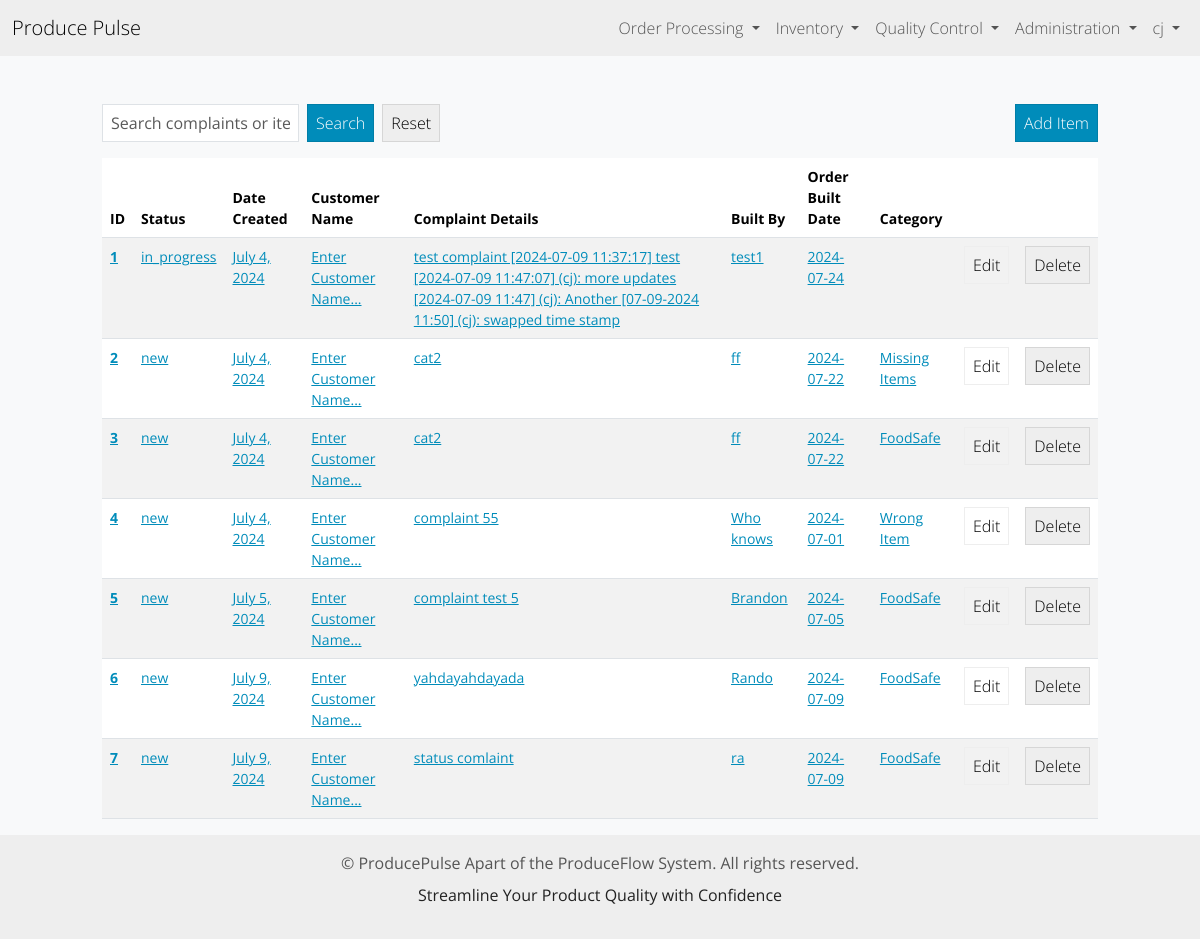
Before: /dashboard/ (signed in) with the older database file.
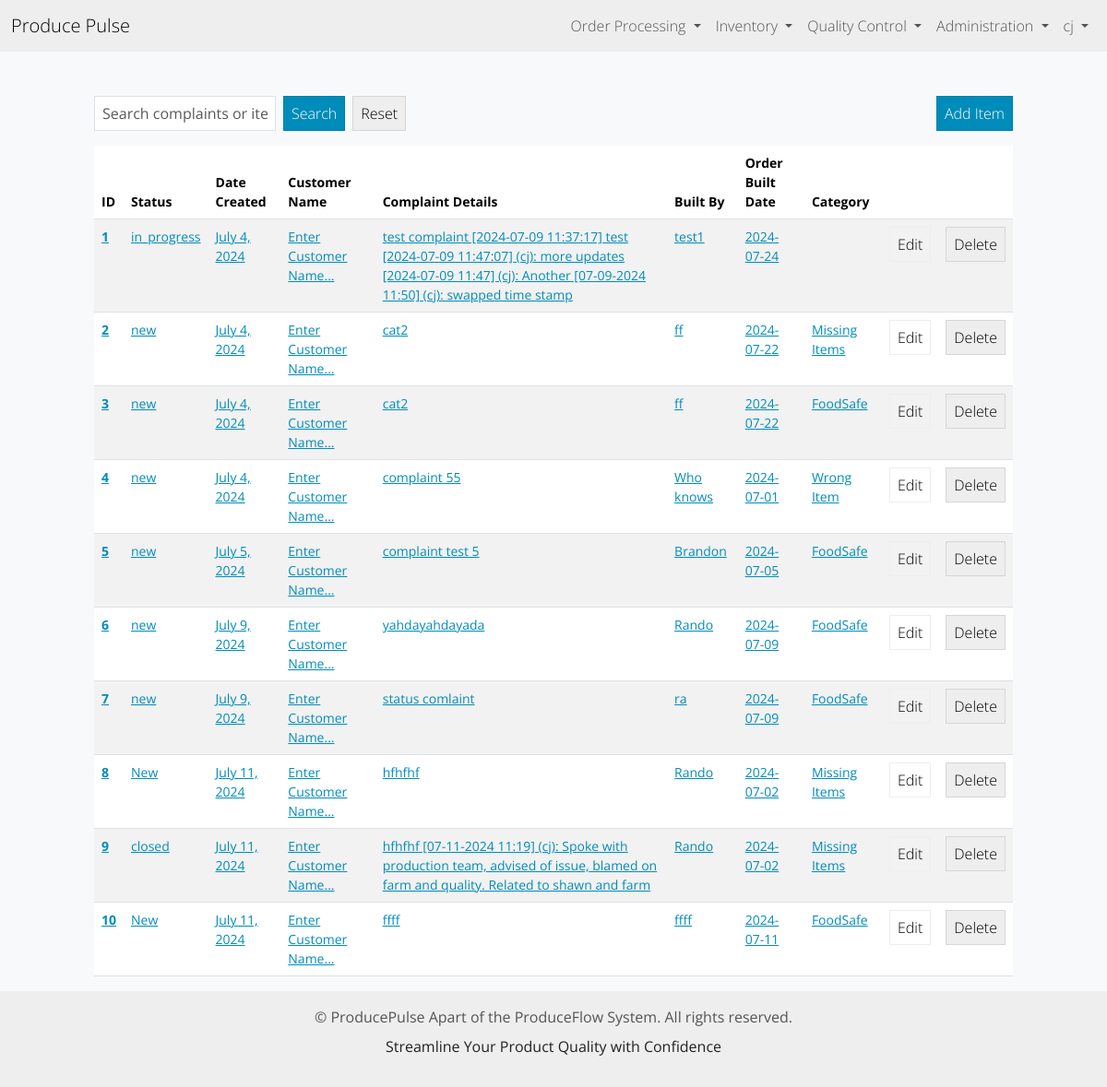
After: the same page with the newer database file.
### inventory/models.py (models this page shows, shortened)
class InventoryItem(models.Model):
    STATUS_CHOICES = [ # For Status Tagging Syste,
        ('new', 'New'),
        ('in_progress', 'In Progress'),
        ('waiting', 'Waiting'),
        ('closed', 'Closed')
    ]
    customer = models.ForeignKey(Customer, on_delete=models.CASCADE, related_name='inventory_items', null=True, blank=True) #Customer field dropdown
    status = models.CharField(max_length=20, choices=STATUS_CHOICES, default='New') #For status tagging system
    name = models.CharField(default="Enter Customer Name...", max_length=200) #Old cs name field
    complaint = models.TextField(max_length=2000, default="Enter Complaint...")
    date_complained = models.CharField(max_length=10, default="MM/DD/YYYY") #Date picker field for complained date
    category = models.ForeignKey('Category', on_delete=models.SET_NULL, blank=True, null=True) #Category dropdown
    date_created = models.DateField(auto_now_add=True) #Date created field, is timestamped
    date_built = models.CharField(max_length=10, default="MM/DD/YYYY") #Date picker field for built date
    built_by = models.CharField(max_length=200, default="Enter Builder Name...") #Builder name field, text input
    user = models.ForeignKey(User, on_delete=models.DO_NOTHING) #User field, auto stamped

class Category(models.Model):
    name = models.CharField(max_length=200)
    class Meta:
        verbose_name_plural = 'Categories'

### inventory/views.py (the view)
# urls.py: path('dashboard/', Dashboard.as_view(), name="dashboard"),
class Dashboard(LoginRequiredMixin, View):
    def get(self, request):
        form = SearchForm()
        query = request.GET.get('query')
        if query:
            items = InventoryItem.objects.filter(
                Q(name__icontains=query) | Q(complaint__icontains=query) | Q(category__name__icontains=query) | Q(built_by__icontains=query)
            )
        else:
            items = InventoryItem.objects.all()
        return render(request, 'inventory/dashboard.html', {'items': items, 'form': form})

### inventory/forms.py
class SearchForm(forms.Form):
    query = forms.CharField(
        label='Search',
        max_length=100,
        widget=forms.TextInput(attrs={
            'class': 'form-control me-2',
            'placeholder': 'Search complaints or items...'
        })
    )

### inventory/templates/inventory/dashboard.html (shortened to what this page needs)
{% extends 'inventory/base.html' %}
{% block content %}
<div class="row">
    <div class="col-md-10 col-12 mx-auto mt-5">
        <div class="d-flex justify-content-between align-items-center mb-3">
            <form method="GET" action="{% url 'dashboard' %}" class="d-flex">
                {{ form.query }}
                <button type="submit" class="btn btn-primary me-2">Search</button>
                <a href="{% url 'dashboard' %}" class="btn btn-secondary">Reset</a>
            </form>
            <a href="{% url 'add-item' %}" class="btn btn-primary">Add Item</a>
        </div>
        <table class='table table-hover table-striped'>
            <thead>
                <th scope="col">ID</th>
                <th scope="col">Status</th>
                <th scope="col">Date Created</th>
                <th scope="col">Customer Name</th>
                <th scope="col">Complaint Details</th>
                <th scope="col">Built By</th>
                <th scope="col">Order Built Date</th>
                <th scope="col">Category</th>
                <th scope="col"></th>
                <th scope="col"></th>
            </thead>
            <tbody>
                {% for item in items %}
                    <tr>
                        <th scope='row'>
                            <a href="{% url 'detail-item' item.id %}">{{ item.id }}</a>
                        </th>
                        <td>
                            <a href="{% url 'detail-item' item.id %}">{{ item.status }}</a>
                        </td>
                        <td>
                            <a href="{% url 'detail-item' item.id %}">{{ item.date_created }}</a>
                        </td>
                        <td>
                            <a href="{% url 'detail-item' item.id %}">{{ item.name }}</a>
                        </td>
                        <td>
                            <a href="{% url 'detail-item' item.id %}">{{ item.complaint }}</a>
                        </td>
                        <td>
                            <a href="{% url 'detail-item' item.id %}">{{ item.built_by }}</a>
                        </td>
                        <td>
                            <a href="{% url 'detail-item' item.id %}">{{ item.date_built }}</a>
                        </td>
                        <td>
                            <a href="{% url 'detail-item' item.id %}">{{ item.category.name }}</a>
                        </td>
                        <td>
                            <a href="{% url 'edit-item' item.id %}" class="btn btn-outline-secondary">Edit</a>
                        </td>
                        <td>
                            <a href="{% url 'delete-item' item.id %}" class="btn btn-secondary">Delete</a>
                        </td>
                    </tr>
                {% endfor %}
            </tbody>
        </table>
    </div>
</div>
{% endblock content %}

### inventory/templates/inventory/base.html (shortened to what this page needs)
<!DOCTYPE html>
<html lang="en">
<head>
    {% load static %}
    <link href="https://bootswatch.com/5/yeti/bootstrap.min.css" rel="stylesheet">
    <link href="https://cdnjs.cloudflare.com/ajax/libs/bootstrap-datepicker/1.9.0/css/bootstrap-datepicker.min.css" rel="stylesheet">
    <link href="{% static 'css/styles.css' %}" rel="stylesheet">
</head>
<body>
    {% include 'inventory/navigation.html' %}
    {% block content %}
    {% endblock content %}
</body>
<footer>
    {% include 'inventory/footer.html' %}
</footer>
</html>

### inventory/templates/inventory/navigation.html (shortened to what this page needs)
<nav class="navbar navbar-expand-lg bg-light">
    <div class="container-fluid">
        <a class="navbar-brand" href="{% url 'index' %}">Produce Pulse</a>
        <div class="collapse navbar-collapse justify-content-end" id="navbarNav">
            <ul class="navbar-nav">
                {% if user.is_authenticated %}
                <li class="nav-item dropdown">
                    <a class="nav-link dropdown-toggle" href="#" id="orderprocessDropdown" role="button" data-bs-toggle="dropdown" aria-expanded="false">
                        Order Processing
                    </a>
                </li>
                <li class="nav-item dropdown">
                    <a class="nav-link dropdown-toggle" href="#" id="wmsDropdown" role="button" data-bs-toggle="dropdown" aria-expanded="false">
                        Inventory
                    </a>
                </li>
                <li class="nav-item dropdown">
                    <a class="nav-link dropdown-toggle" href="#" id="dashboardDropdown" role="button" data-bs-toggle="dropdown" aria-expanded="false">
                        Quality Control
                    </a>
                </li>
                <li class="nav-item dropdown">
                    <a class="nav-link dropdown-toggle" href="#" id="adminDropdown" role="button" data-bs-toggle="dropdown" aria-expanded="false">
                        Administration
                    </a>
                <li class="nav-item dropdown">
                    <a class="nav-link dropdown-toggle" href="#" id="profileDropdown" role="button" data-bs-toggle="dropdown" aria-expanded="false">
                        {{ user.username }}
                    </a>
                </li>
                {% endif %}
            </ul>
        </div>
    </div>
</nav>

### inventory/templates/inventory/footer.html
<footer class="footer mt-auto py-3 bg-light">
    <div class="container text-center">
        <span class="text-muted">&copy; {{ current_year }} ProducePulse Apart of the ProduceFlow System. All rights reserved.</span>
        <p class="mt-2">Streamline Your Product Quality with Confidence</p>
    </div>
</footer>

### static/css/styles.css (style rules this page uses)
body { background-color: #f8f9fa; }

Changed rows visible on the page:
added InventoryItem: id "8", status "New", date_created "July 11, 2024", name "Enter Customer Name...", complaint "hfhfhf", built_by "Rando", date_built "2024-07-02", category.name "Missing Items"
added InventoryItem: id "9", status "closed", date_created "July 11, 2024", name "Enter Customer Name...", complaint "hfhfhf [07-11-2024 11:19] (cj): Spoke with production team, advised of issue, blamed on farm and quality. Related to shawn and farm", built_by "Rando", date_built "2024-07-02", category.name "Missing Items"
added InventoryItem: id "10", status "New", date_created "July 11, 2024", name "Enter Customer Name...", complaint "ffff", built_by "ffff", date_built "2024-07-11", category.name "FoodSafe"
